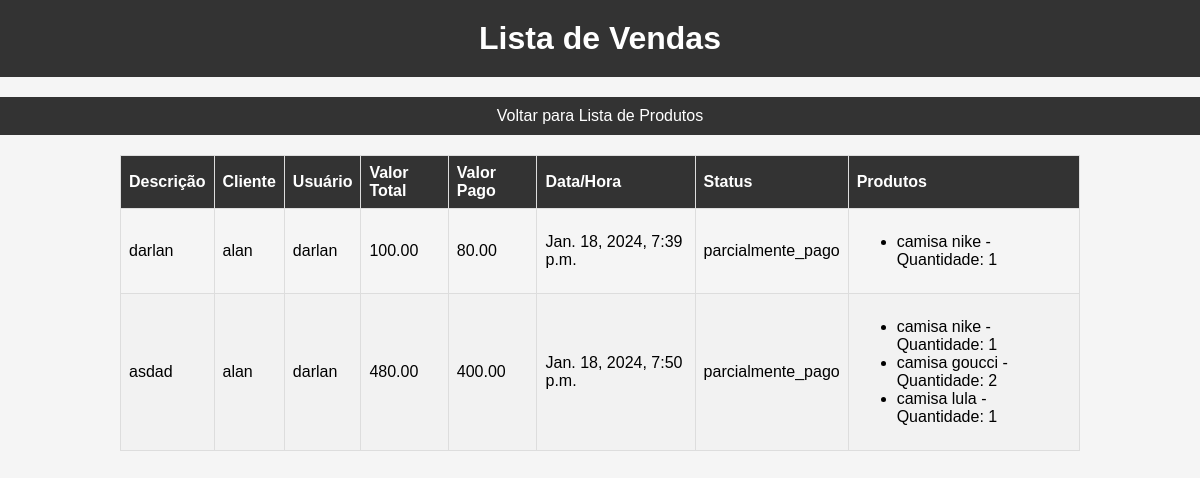
Page /estoque/vendas/ on the earlier database version.
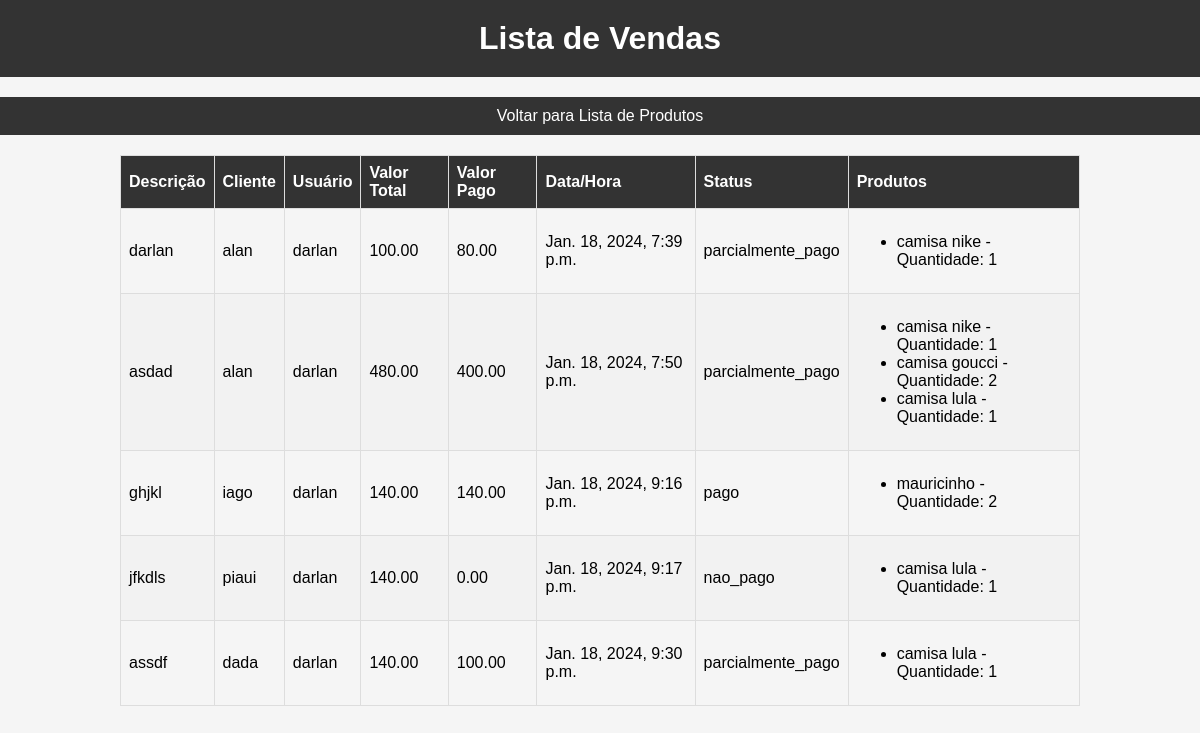
Same page on the later database version.
### estoque/models.py (models this page shows, shortened)
class Venda(models.Model):
    descricao = models.TextField()
    cliente_nome = models.CharField(max_length=255)
    usuario = models.ForeignKey(User, on_delete=models.CASCADE)
    valor_total = models.DecimalField(max_digits=10, decimal_places=2, default=0)
    valor_pago = models.DecimalField(max_digits=10, decimal_places=2, default=0)
    data_hora = models.DateTimeField(default=timezone.now)
    status = models.CharField(max_length=20, choices=[('pago', 'Pago'), ('parcialmente_pago', 'Parcialmente Pago'), ('nao_pago', 'Não Pago')])

class ItemVenda(models.Model):
    venda = models.ForeignKey(Venda, on_delete=models.CASCADE)
    produto = models.ForeignKey(Produto, on_delete=models.CASCADE)
    quantidade = models.IntegerField()
    subtotal = models.DecimalField(max_digits=10, decimal_places=2)

class Produto(models.Model):
    nome = models.CharField(max_length=255)
    descricao = models.TextField()
    categoria = models.ForeignKey(Categoria, on_delete=models.CASCADE)
    preco_venda = models.DecimalField(max_digits=10, decimal_places=2)
    preco_custo = models.DecimalField(max_digits=10, decimal_places=2)
    quantidade_estoque = models.IntegerField()

### estoque/views.py (the view)
# urls.py: path('vendas/', views.lista_vendas, name='lista_vendas'),
def lista_vendas(request):
    vendas = Venda.objects.all()
    return render(request, 'estoque/lista_vendas.html', {'vendas': vendas})

### estoque/templates/estoque/lista_vendas.html (shortened to what this page needs)
<!DOCTYPE html>
<html lang="en">
<head>
</head>
<body>
    <h1>Lista de Vendas</h1>
    <a href="{% url 'lista_produtos' %}">Voltar para Lista de Produtos</a>
    <table>
        <thead>
            <tr>
                <th>Descrição</th>
                <th>Cliente</th>
                <th>Usuário</th>
                <th>Valor Total</th>
                <th>Valor Pago</th>
                <th>Data/Hora</th>
                <th>Status</th>
                <th>Produtos</th>
            </tr>
        </thead>
        <tbody>
            {% for venda in vendas %}
                <tr>
                    <td>{{ venda.descricao }}</td>
                    <td>{{ venda.cliente_nome }}</td>
                    <td>{{ venda.usuario.username }}</td>
                    <td>{{ venda.valor_total }}</td>
                    <td>{{ venda.valor_pago }}</td>
                    <td>{{ venda.data_hora }}</td>
                    <td>{{ venda.status }}</td>
                    <td>
                        <ul>
                            {% for item_venda in venda.itemvenda_set.all %}
                              <li>{{ item_venda.produto.nome }} - Quantidade: {{ item_venda.quantidade }} </li>
                            {% endfor %}
                          </ul>
                    </td>
                </tr>
            {% endfor %}
        </tbody>
    </table>
</body>
</html>

Differences in the rows shown:
added Venda: descricao "ghjkl", cliente_nome "iago", usuario.username "darlan", valor_total "140.00", valor_pago "140.00", data_hora "Jan. 18, 2024, 9:16 p.m.", status "pago"
added ItemVenda: produto.nome "mauricinho", quantidade "2", shown under "ghjkl"
added Venda: descricao "jfkdls", cliente_nome "piaui", usuario.username "darlan", valor_total "140.00", valor_pago "0.00", data_hora "Jan. 18, 2024, 9:17 p.m.", status "nao_pago"
added ItemVenda: produto.nome "camisa lula", quantidade "1", shown under "jfkdls"
added Venda: descricao "assdf", cliente_nome "dada", usuario.username "darlan", valor_total "140.00", valor_pago "100.00", data_hora "Jan. 18, 2024, 9:30 p.m.", status "parcialmente_pago"
added ItemVenda: produto.nome "camisa lula", quantidade "1", shown under "assdf"
